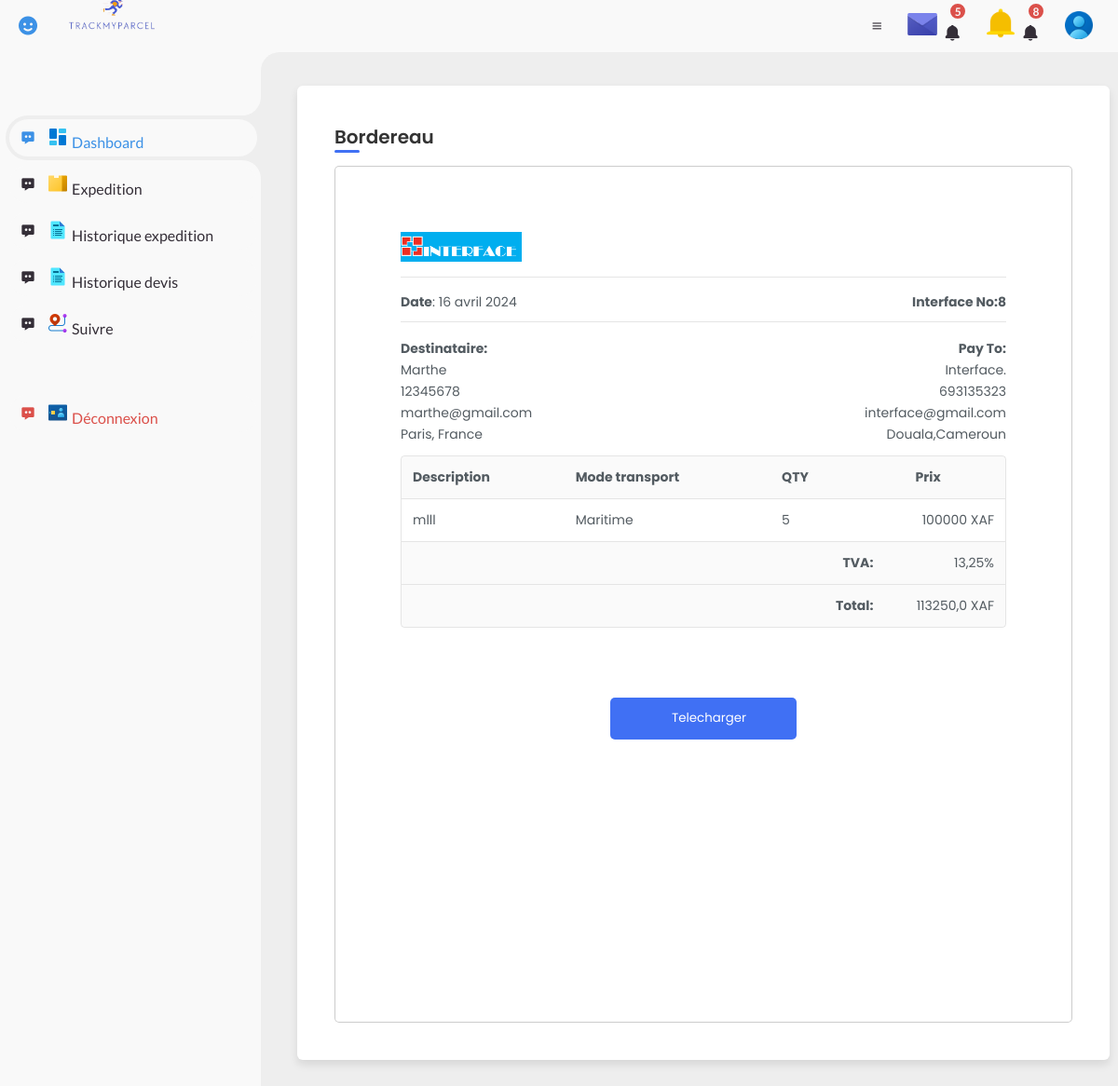
Page /colis/borderau/id=8/ (signed in) on the committed database.
### colis/models.py (models this page shows, shortened)
class Expedition(models.Model):
    nom = models.CharField(max_length=50,)
    prenom = models.CharField(max_length=50, )
    email = models.EmailField()
    tel = models.IntegerField()
    gender = models.CharField(max_length=100, )
    longueur = models.IntegerField()
    largeur = models.IntegerField()
    hauteur = models.IntegerField()
    quantite = models.IntegerField()
    poids = models.IntegerField()
    description = models.CharField(max_length=50,verbose_name="Description")
    dateExp = models.DateField()
    pays_origine = models.CharField(max_length=100)
    ville_origin = models.CharField(max_length=100)
    pays_destination = models.CharField(max_length=100)
    ville_destination = models.CharField(max_length=100)
    mode_transport = models.CharField(max_length=50)
    devise = models.CharField(max_length=100, null=True)
    prix = models.IntegerField(null=True)
    def calculTotal(self):
        prix = self.prix
        tva = 13.25/100
        valeur_taxe = prix*tva
        prix_total = valeur_taxe + prix
        return prix_total

### colis/views.py (the view)
# urls.py: path('borderau/id=<int:expedition_id>/', views.borderau, name='borderau'),
@login_required(login_url="/accounts/login_user")
def borderau(request, expedition_id):
    context = {'exped':get_list_or_404(Expedition,id=expedition_id)
               }
    return render(request, "colis/borderau.html", context)

### colis/templates/colis/borderau.html (shortened to what this page needs)
{% load static %}
<!DOCTYPE html>
<html lang="en">
<head>
	<link href='https://unpkg.com/boxicons@2.0.9/css/boxicons.min.css' rel='stylesheet'>
	<link rel="stylesheet" href="{% static 'colis/css/demander_expedition.css' %}">
	<link rel="stylesheet" href="{% static 'colis/css/dashboard.css' %}">
    <link rel="stylesheet" href="{% static 'colis/css/bordereau.css' %}">
</head>
<body>
    {% include 'colis/couche/sidebar.html' %}
	<section id="content">
		{% include 'colis/couche/navbar.html' %}
    <main>
        <div class="container">
            <header>Bordereau</header>
            <form action="#">
                        <div class = "bordereau">
                            <div class = "bordereau-container">
                                <div class = "bordereau-head">
                                    <div class = "bordereau-head-top">
                                        <div class = "bordereau-head-top-left text-start">
                                            <img src = "{% static 'colis/images/Interface_logo.png' %}">
                                        </div>
                                        <div class = "bordereau-head-top-right text-end">
                                        </div>
                                    </div>
                                    <div class = "hr"></div>
                                    <div class = "bordereau-head-middle">
                                        <div class = "bordereau-head-middle-left text-start">
                                            {% for exp in exped %}
                                            <p><span class = "text-bold">Date</span>: {{ exp.dateExp }}</p>
                                            {% endfor %}
                                        </div>
                                        <div class = "bordereau-head-middle-right text-end">
                                            {% for exp in exped %}
                                            <p><spanf class = "text-bold">Interface No:</span>{{ exp.id }}</p>
                                            {% endfor %}
                                        </div>
                                    </div>
                                    <div class = "hr"></div>
                                    <div class = "bordereau-head-bottom">
                                        <div class = "invoice-head-bottom-left">
                                            <ul>
                                                <li class = 'text-bold'>Destinataire:</li>
                                                {% for exp in exped %}
                                                <li>{{ exp.nom }}</li>
                                                <li>{{ exp.tel }}</li>
                                                <li>{{ exp.email }}</li>
                                                <li>{{ exp.ville_destination }}, {{ exp.pays_destination }}</li>
                                                {% endfor %}
                                            </ul>
                                        </div>
                                        <div class = "bordereau-head-bottom-right">
                                            <ul class = "text-end">
                                                <li class = 'text-bold'>Pay To:</li>
                                                <li>Interface.</li>
                                                <li>693135323</li>
                                                <li>interface@gmail.com</li>
                                                <li>Douala,Cameroun</li>
                                            </ul>
                                        </div>
                                    </div>
                                </div>
                                <div class = "overflow-view">
                                    <div class = "bordereau-body">
                                        <table>
                                            <thead>
                                                <tr>
                                                    <td class = "text-bold">Description</td>
                                                    <td class = "text-bold">Mode transport</td>
                                                    <td class = "text-bold">QTY</td>
                                                    <td class = "text-bold"  style="text-align: center;">Prix</td>
                                                </tr>
                                            </thead>
                                            <tbody>
                                                <tr>
                                                    {% for exp in exped %}
                                                    <td>{{ exp.description }}</td>
                                                    <td>{{ exp.mode_transport }}</td>
                                                    <td>{{ exp.quantite }}</td>
                                                    <td class = "text-end">{{ exp.prix }} {{ exp.devise }}</td>
                                                    {% endfor %}
                                                </tr>
                                            </tbody>
                                        </table>
                                        <div class = "bordereau-body-bottom">
                                            <div class = "bordereau-body-info-item border-bottom">
                                                <div class = "info-item-td text-end text-bold">TVA:</div>
                                                <div class = "info-item-td text-end">13,25%</div>
                                            </div>
                                            <div class = "bordereau-body-info-item">
                                                <div class = "info-item-td text-end text-bold">Total:</div>
                                                {% for exp in exped %}
                                                <div class = "info-item-td text-end">{{ exp.calculTotal }} {{ exp.devise }}</div>
                                                {% endfor %}
                                            </div>
                                        </div>
                                    </div>
                                </div>
                                <div class = "bordereau-foot text-center">
                                    <div class = "bordereau-btns">
                                        <button type = "button" class = "bordereau-btn" onclick="printBordereau()">
                                            <span>
                                            </span>
                                            <span>Telecharger</span>
                                        </button>
                                    </div>
                                </div>
                            </div>
                        </div>
            </form>
        </div>
    </main>
</section>
</body>
</html>

### colis/templates/colis/couche/sidebar.html
{% load static %}
	<section id="sidebar">
		<a href="#" class="brand">
			<i class='bx bxs-smile'></i>
			<img src="{% static 'colis/images/logo200.png'%}" alt="">
		</a>
		<ul class="side-menu top">
			<li class="active">
				<a href="{% url 'colis:dashboard' %}">
					<i class='bx bxs-message-dots' ></i>
					<span class="text"> <img src="{% static 'colis/images/dashboard_layout_024px.png' %}" alt=""> Dashboard</span>
				</a>
			</li>
			<li>
				<a href="{% url 'colis:expedition' %}">
					<i class='bx bxs-message-dots' ></i>
					<span class="text"> <img src="{% static 'colis/images/cardboard_box_24px.png' %}" alt=""> Expedition</span>
				</a>
			</li>
			<li>
				<a href="{% url 'colis:envoye' %}">
					<i class='bx bxs-message-dots' ></i>
					<span class="text"> <img src="{% static 'colis/images/historique.png' %}" alt=""> Historique expedition</span>
				</a>
			</li>
			<li>
				<a href="{% url 'colis:liste_devis' %}">
					<i class='bx bxs-message-dots' ></i>
					<span class="text"> <img src="{% static 'colis/images/historique.png' %}" alt=""> Historique devis</span>
				</a>
			</li>
			<li>
				<a href="{% url 'colis:liste_suivi' %}">
					<i class='bx bxs-message-dots' ></i>
					<span class="text">   <img src="{% static 'colis/images/track_order_24px.png' %}" alt=""> Suivre</span>
				</a>
			</li>
		</ul>
		<ul class="side-menu">
			<li>
				<a href="{% url 'accounts:logout' %}" class="logout">
					<i class='bx bxs-message-dots' ></i>
					<span class="text">   <img src="{% static 'colis/images/smart_card_24px.png' %}" alt=""> Déconnexion</span>
				</a>
			</li>
		</ul>
	</section>

### colis/templates/colis/couche/navbar.html
{% load static %}
<nav >
    <i class='bx bx-menu' ></i>
    <a href="#" class="email">
        <img src="{% static 'colis/images/mail_48px.png' %}" alt="">
        <i class='bx bxs-bell' ></i>
        <span class="num">5</span>
    </a>
    <a href="#" class="notification">
        <img src="{% static 'colis/images/noti_48px.png' %}" alt="">
        <i class='bx bxs-bell' ></i>
        <span class="num">8</span>
    </a>
    <a href="#" class="profile">
        <img src="{% static 'colis/images/user_48px.png' %}" alt="">
    </a>
</nav>

### colis/static/colis/css/dashboard.css (style rules this page uses)
* { margin: 0; padding: 0; box-sizing: border-box; }
a { text-decoration: none; }
li { list-style: none; }
:root { --poppins: 'Poppins', sans-serif; --lato: 'Lato', sans-serif; --light: #F9F9F9; --blue: #3C91E6; --light-blue: #CFE8FF; --grey: #eee; --dark-grey: #AAAAAA; --dark: #342E37; --red: #DB504A; --yellow: #FFCE26; --light-yellow: #FFF2C6; --orange: #FD7238; --light-orange: #FFE0D3; --green :#66CDAA; }
html { overflow-x: hidden; }
body { background: var(--grey); overflow-x: hidden; }
#sidebar { position: fixed; top: 0; left: 0; width: 280px; height: 100%; background: var(--light); z-index: 2000; font-family: var(--lato); transition: .3s ease; overflow-x: hidden; scrollbar-width: none; }
.brand img { width: 120px; height: 120px; object-fit: cover; border-radius: 50%; }
#sidebar .brand { font-size: 24px; font-weight: 700; height: 56px; display: flex; align-items: center; color: var(--blue); position: sticky; top: 0; left: 0; background: var(--light); z-index: 500; padding-bottom: 20px; box-sizing: content-box; }
#sidebar .brand .bx { min-width: 60px; display: flex; justify-content: center; }
#sidebar .side-menu { width: 100%; margin-top: 48px; }
#sidebar .side-menu li { height: 48px; background: transparent; margin-left: 6px; border-radius: 48px 0 0 48px; padding: 4px; }
#sidebar .side-menu li.active { background: var(--grey); position: relative; }
#sidebar .side-menu li.active::before { content: ''; position: absolute; width: 40px; height: 40px; border-radius: 50%; top: -40px; right: 0; box-shadow: 20px 20px 0 var(--grey); z-index: -1; }
#sidebar .side-menu li.active::after { content: ''; position: absolute; width: 40px; height: 40px; border-radius: 50%; bottom: -40px; right: 0; box-shadow: 20px -20px 0 var(--grey); z-index: -1; }
#sidebar .side-menu li a { width: 100%; height: 100%; background: var(--light); display: flex; align-items: center; border-radius: 48px; font-size: 16px; color: var(--dark); white-space: nowrap; overflow-x: hidden; }
#sidebar .side-menu.top li.active a { color: var(--blue); }
#sidebar .side-menu li a.logout { color: var(--red); }
#sidebar .side-menu li a .bx { min-width: calc(60px - ((4px + 6px) * 2)); display: flex; justify-content: center; }
#content { position: relative; width: calc(100% - 280px); left: 280px; transition: .3s ease; }
#content nav { height: 56px; background: var(--light); padding: 0 24px; display: flex; align-items: center; justify-content: flex-end; grid-gap: 24px; font-family: var(--lato); position: sticky; top: 0; left: 0; z-index: 1000; }
#content nav::before { content: ''; position: absolute; width: 40px; height: 40px; bottom: -40px; left: 0; border-radius: 50%; box-shadow: -20px -20px 0 var(--light); }
#content nav a { color: var(--dark); }
#content nav .bx.bx-menu { cursor: pointer; color: var(--dark); }
#content nav .notification { font-size: 20px; position: relative; }
#content nav .notification .num { position: absolute; top: -6px; right: -6px; width: 20px; height: 20px; border-radius: 50%; border: 2px solid var(--light); background: var(--red); color: var(--light); font-weight: 700; font-size: 12px; display: flex; justify-content: center; align-items: center; }
#content nav .profile img { width: 36px; height: 36px; object-fit: cover; border-radius: 50%; }
#content nav .email img { width: 36px; height: 36px; object-fit: cover; }
#content nav .email { font-size: 20px; position: relative; }
#content nav .email .num { position: absolute; top: -6px; right: -6px; width: 20px; height: 20px; border-radius: 50%; border: 2px solid var(--light); background: var(--red); color: var(--light); font-weight: 700; font-size: 12px; display: flex; justify-content: center; align-items: center; }
#content nav .notification img { width: 36px; height: 36px; object-fit: cover; }
#content main { width: 100%; padding: 36px 24px; font-family: var(--poppins); max-height: calc(100vh - 56px); overflow-y: auto; }

### rows in the picture
Expedition: dateExp "16 avril 2024", id "8", nom "Marthe", tel "12345678", email "marthe@gmail.com", ville_destination "Paris", pays_destination "France", description "mlll", mode_transport "Maritime", quantite "5", prix "100000", devise "XAF", calculTotal "113250,0"
